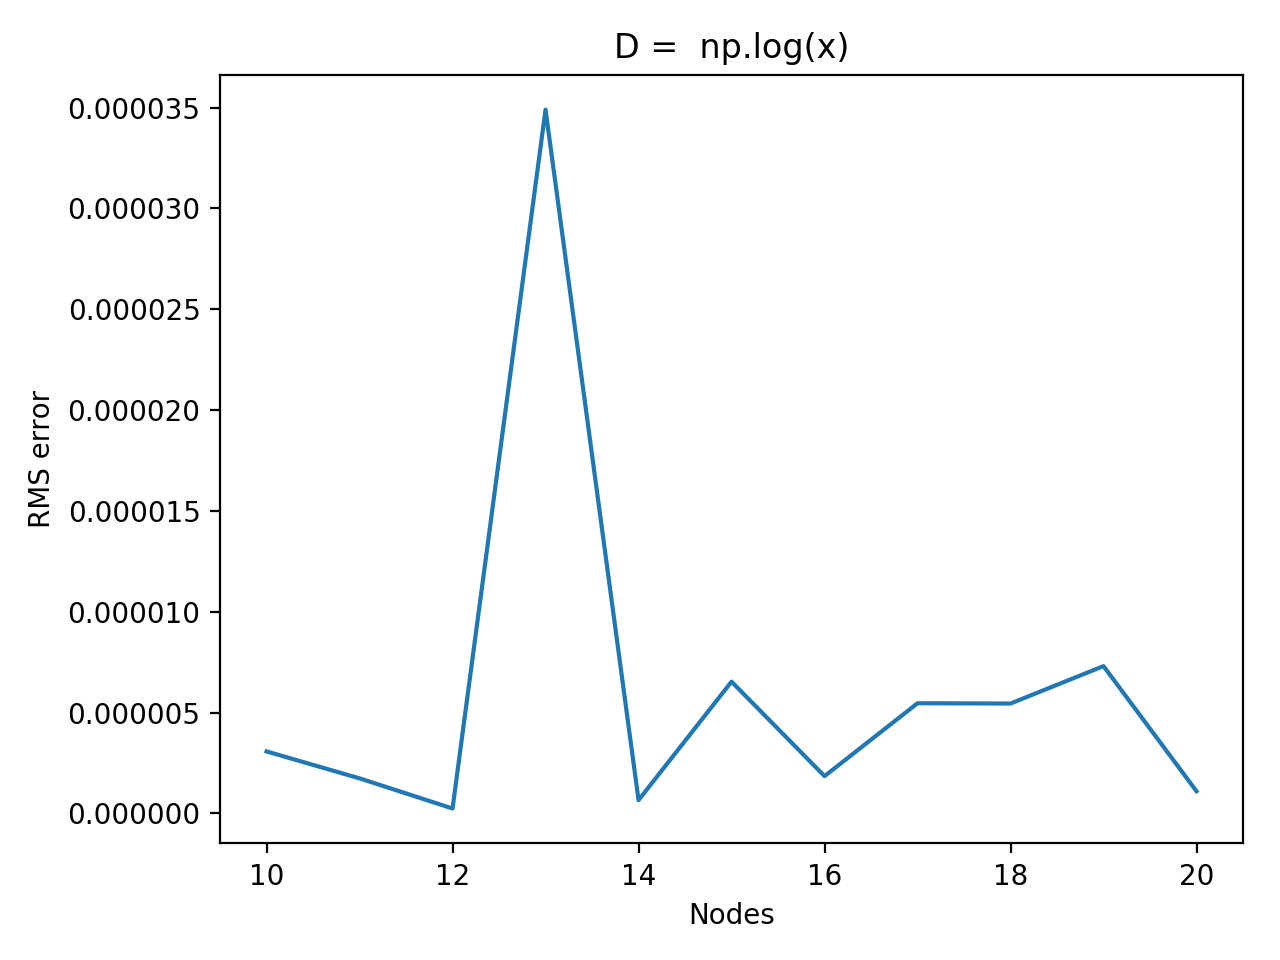

The script that drew this image:
#! /usr/bin/env python3
# -*- coding: utf-8

import numpy as np
import matplotlib.pyplot as plt
import sys
from collections import OrderedDict
import json

if __name__ == '__main__':
  if (len(sys.argv) == 1):
    raise RuntimeError('No filename provided!')
  filename = sys.argv[1]
  with open(filename) as input_file:
    data = input_file.readlines()
  print (''.join(str(e) for e in data[1:27]))
  # Read JSON config
  config = json.loads(''.join(str(e) for e in data[1:27]), object_pairs_hook = OrderedDict)
  # Filt all the actual data
  data = list(filter(lambda x: x[0] == 'N', data))
  data = list(map(lambda x: x.strip().split(','), data))
  nodes = list(map(lambda x: int(x[0][4:]), data))
  degrees = list(map(lambda x: float(x[1][5:]), data))
  RMS = list(map(lambda x: float(x[2][7:]), data))
  data = list(zip(nodes, degrees, RMS))
  list(map(print, data))
  degree_function = config["reservoir"]["degree_function"].split(':')[1]
  # plt.text(2000, 1.5, degree_function, size=10, ha="center")
  plt.title('D = ' + degree_function)
  plt.plot(nodes, RMS)
  plt.xlabel('Nodes')
  plt.ylabel('RMS error')
  plt.tight_layout()
  plt.show()
